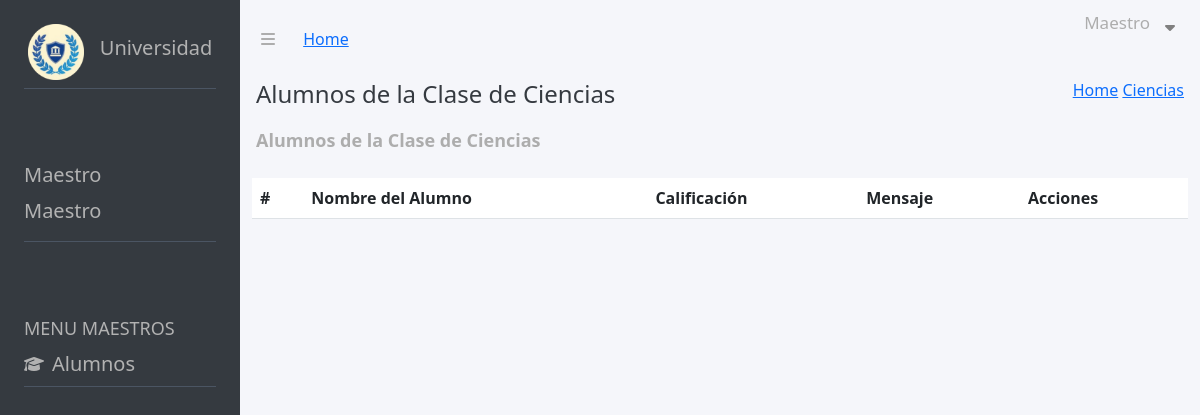
Before: /views_Maestro/read_Alumnos.php with the older database file.
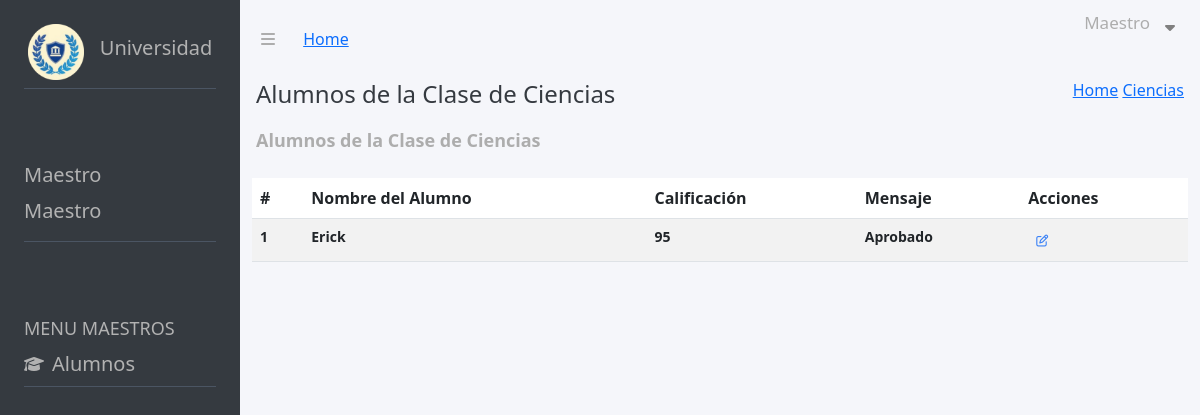
After: the same page with the newer database file.
### tables this page shows
CREATE TABLE IF NOT EXISTS `usuarios_datos` (
  `id_ud` int NOT NULL AUTO_INCREMENT,
  `DNI` varchar(20) DEFAULT NULL,
  `Nombre` varchar(100) DEFAULT NULL,
  `Apellido` varchar(100) DEFAULT NULL,
  `Correo` varchar(150) DEFAULT NULL,
  `Contra` varchar(250) DEFAULT NULL,
  `Direccion` varchar(200) DEFAULT NULL,
  `Fecha_Nacimiento` date DEFAULT NULL,
  `Estado` varchar(20) DEFAULT NULL,
  `rol_id` int DEFAULT NULL,
  `materia_id` int DEFAULT NULL,
  PRIMARY KEY (`id_ud`),
  KEY `rol_id` (`rol_id`),
  KEY `fk_materia` (`materia_id`)
);

CREATE TABLE IF NOT EXISTS `maestro_materia` (
  `id_mm` int NOT NULL AUTO_INCREMENT,
  `maestro_id` int DEFAULT NULL,
  `materia_id` int DEFAULT NULL,
  `calificacion` varchar(100) DEFAULT NULL,
  `mensaje` varchar(200) DEFAULT NULL,
  PRIMARY KEY (`id_mm`),
  KEY `maestro_id` (`maestro_id`),
  KEY `materia_id` (`materia_id`)
);

### views_Maestro/read_Alumnos.php (the view, shortened to what the changed rows need)
<!DOCTYPE html>
<html lang="es">
<head>
    <link rel="stylesheet" href="https://cdnjs.cloudflare.com/ajax/libs/font-awesome/6.4.0/css/all.min.css" />
    <link href="/dist/output.css" rel="stylesheet">
    <link rel="stylesheet" href="https://cdnjs.cloudflare.com/ajax/libs/twitter-bootstrap/5.3.0/css/bootstrap.min.css">
    <link rel="stylesheet" href="https://cdn.datatables.net/1.13.6/css/dataTables.bootstrap5.min.css">
    <link rel="stylesheet" href="/css/style.css">
</head>
<body>
    <main class="flex flex-col md:flex-row h-screen w-full ">
        <section class="flex flex-col w-full md:w-1/5 bg-[#353A40] text-[#B2B2B2]">
            <div class=" p-4 mb-4">
                <div class="flex justify-center items-center border-b border-gray-600 pb-2">
                    <h2 class="text-xl">Universidad</h2>
                </div>
            </div>
            <div class="p-4 mb-4">
                <div class="flex flex-col border-b border-gray-600 pb-2">
                    <h2 class="text-xl">Maestro</h2>
                    <h2 class="text-xl">Maestro</h2>
                </div>
            </div>
            <div class="p-4 mb-4 flex flex-col ">
                <h2 class="text-lg">MENU MAESTROS</h2>
            </div>
        </section>
        <section class="w-full md:w-4/5 h-auto bg-[#F5F6FA] text-[#ADADAD] ">
            <div class="p-3 flex justify-between items-center">
                <h2 class="text-lg font-semibold">Alumnos de la Clase de Ciencias</h2>
            </div>
            <div class="container">
                <div class="table-responsive">
                    <table id="example" class="table table-striped">
                        <thead>
                            <tr>
                                <th class="py-2">#</th>
                                <th class="py-2">Nombre del Alumno</th>
                                <th class="py-2">Calificación</th>
                                <th class="py-2">Mensaje</th>
                                <th class="py-2">Acciones</th>
                            </tr>
                        </thead>
                        <tbody>
                            <?php
                            require_once($_SERVER["DOCUMENT_ROOT"] . "/handle_db/connection.php");
                            $query = "SELECT *
                            FROM usuarios_datos
                            INNER JOIN roles ON usuarios_datos.rol_id = roles.id_rol
                            INNER JOIN maestro_materia ON maestro_materia.maestro_id = usuarios_datos.id_ud
                            INNER JOIN materias ON maestro_materia.materia_id = materias.id_materia
                            WHERE usuarios_datos.rol_id = 3";
                            $stmt = $pdo->query($query);
                            if ($stmt) {
                                $rowNumber = 1;
                                while ($row = $stmt->fetch(PDO::FETCH_ASSOC)) {
                            ?>
                                    <tr>
                                        <th class="text-sm text-gray-500">
                                            <?= $rowNumber ?>
                                        </th>
                                        <th class="text-sm text-gray-500">
                                            <?= $row["Nombre"] ?>
                                        </th>
                                        <th class="text-sm text-gray-500">
                                            <?= $row["calificacion"] ?>
                                        </th>
                                        <th class="text-sm text-gray-500">
                                            <?= $row["mensaje"] ?>
                                        </th>
                                        <th>
                                            <a href="/views_Maestro/edit_notes.php?id=<?= $row['id_mm'] ?>">
                                                <button class="text-gray-600 font-bold py-1 px-2 rounded text-xs">
                                                    <i class="far fa-pen-to-square text-blue-500 hover:text-blue-600"></i>
                                                </button>
                                            </a>
                                        </th>
                                    </tr>
                            <?php
                                    $rowNumber++;
                                }
                            } else {
                                echo "Error en la consulta.";
                            }
                            ?>
                        </tbody>
                    </table>
                </div>
            </div>
        </section>
    </main>
</body>
</html>

Changed rows visible on the page:
added usuarios_datos: Nombre "Erick", maestro_materia.calificacion "95", maestro_materia.mensaje "Aprobado"
